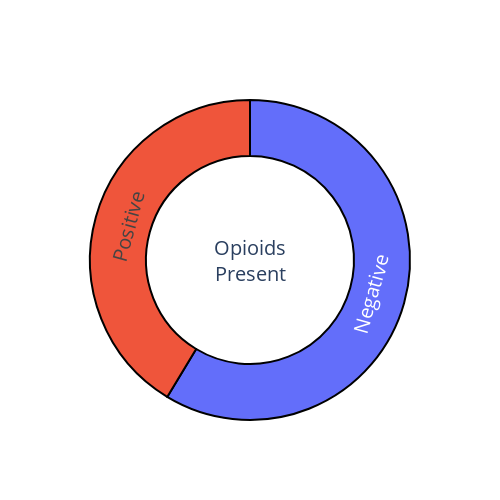

Notebook code for this chart:
### Code cell
fig = go.Figure(go.Pie(
    labels=df['total_opioids'].replace({1: "Positive", 0: "Negative"}).value_counts().index,
    values=df['total_opioids'].value_counts().values,
    hole=0.65
))
fig.update_traces(hoverinfo='value+percent', textinfo='label', textfont_size=20,
                  marker=dict(line=dict(color='#000000', width=2)))
fig.update_layout(
    #     yaxis=dict(
    #     range=[0.2, .8]
    # ),
    # xaxis=dict(
    #     range=[0.2, .8]
    # ),
    autosize=False,
    width=500,
    height=500,
    showlegend=False,
    annotations=[
        dict(text="Opioids<br>Present", x=0.5, y=0.5, font_size=20, showarrow=False)
    ])

fig.show()

### Figure 1 — Plotly figure (JSON) as saved in the notebook; plotly's stock layout.template omitted (floating-point values rounded to 4 significant figures)
{"data": [{"hole": 0.65, "hoverinfo": "value+percent", "labels": ["Negative", "Positive"], "marker": {"line": {"color": "#000000", "width": 2}}, "textfont": {"size": 20}, "textinfo": "label", "type": "pie", "values": [35195, 24805]}], "layout": {"annotations": [{"font": {"size": 20}, "showarrow": false, "text": "Opioids<br>Present", "x": 0.5, "y": 0.5}], "autosize": false, "height": 500, "showlegend": false, "width": 500}}
